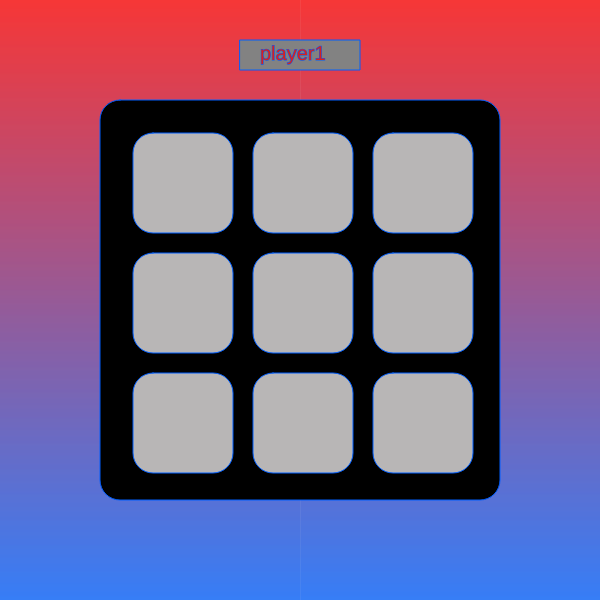
Frame 1 (no input)
Frame 60 (no input): identical to frame 1, image omitted
Frame 120 (the mouse pressed at the canvas centre since frame 60): identical to frame 1, image omitted

The p5.js sketch that drew this single still picture (run headless with seeded random() and noise() and a simulated clock; from frame 60 on, the mouse is pressed at the canvas centre):

// p5.js sketch
// ── sketch.js
let vak1 = 0
let vak2 = 0
let vak3 = 0
let vak4 = 0
let vak5 = 0
let vak6 = 0
let vak7 = 0
let vak8 = 0
let vak9 = 0
let player = 1
let check = 0
let confettiPieces = []
let gameOver = false;
let tie = false



function setup() {
  createCanvas(600, 600);
}

function draw() {
  background(220)
  //background//
  for (let y = 0; y < innerHeight; y++) {
    let c = lerpColor(
      color("#ff0000"),
      color("#005eff"),
      y / height
    );

    stroke(c);
    line(0, y, innerWidth, y)
  }
  //speelveld//
  fill("#000000")
  square(100, 100, 400, 20)
  fill("#b8b6b6")
  square(133, 133, 100, 20)
  square(133, 253, 100, 20)
  square(133, 373, 100, 20)
  square(253, 133, 100, 20)
  square(373, 133, 100, 20)
  square(253, 253, 100, 20)
  square(253, 373, 100, 20)
  square(373, 253, 100, 20)
  square(373, 373, 100, 20)
  textSize(20)
  //aan de beurt//
  fill("#828282")
  rect(240, 40, 120, 30)
  if (player == 1) {
    fill("#d52121")
    textSize(20)
    text("player1", 260, 60)
  }
  else if (player == 2) {
    fill("#0b07ff")
    textSize(20)
    text("player2", 260, 60)
  }
  //vak1//
  if (vak1 == 1) {
    fill("#d52121")
    square(133, 133, 100, 20)
  }
  else if (vak1 == 2) {
    fill("#0b07ff")
    square(133, 133, 100, 20)
  }
  //vak2//
  if (vak2 == 1) {
    fill("#d52121")
    square(133, 253, 100, 20)
  }
  else if (vak2 == 2) {
    fill("#0b07ff")
    square(133, 253, 100, 20)
  }
  //vak3//
  if (vak3 == 1) {
    fill("#d52121")
    square(133, 373, 100, 20)
  }
  else if (vak3 == 2) {
    fill("#0b07ff")
    square(133, 373, 100, 20)
  }
  //vak4//
  if (vak4 == 1) {
    fill("#d52121")
    square(253, 133, 100, 20)
  }
  else if (vak4 == 2) {
    fill("#0b07ff")
    square(253, 133, 100, 20)
  }
  //vak5//
  if (vak5 == 1) {
    fill("#d52121")
    square(253, 253, 100, 20)
  }
  else if (vak5 == 2) {
    fill("#0b07ff")
    square(253, 253, 100, 20)
  }
  //vak6//
  if (vak6 == 1) {
    fill("#d52121")
    square(253, 373, 100, 20)
  }
  else if (vak6 == 2) {
    fill("#0b07ff")
    square(253, 373, 100, 20)
  }
  //vak7//
  if (vak7 == 1) {
    fill("#d52121")
    square(373, 133, 100, 20)
  }
  else if (vak7 == 2) {
    fill("#0b07ff")
    square(373, 133, 100, 20)
  }
  //vak8//
  if (vak8 == 1) {
    fill("#d52121")
    square(373, 253, 100, 20)
  }
  else if (vak8 == 2) {
    fill("#0b07ff")
    square(373, 253, 100, 20)
  }
  //vak9//
  if (vak9 == 1) {
    fill("#d52121")
    square(373, 373, 100, 20)
  }
  else if (vak9 == 2) {
    fill("#0b07ff")
    square(373, 373, 100, 20)
  }
  player1 = "#d52121"
  player2 = "#0b07ff"

  


  win()
  showResetButton()
}

function showResetButton() {
  if (gameOver == true) {
    fill("#5a5757")
    rect(200, 540, 180, 50);
    fill ("#cfcfcf")
    textSize (25)
    text ("Reset Game",220, 570)
  }
  if (tie == true){
    fill("#5a5757")
    rect(200, 540, 180, 50);
    fill ("#cfcfcf")
    textSize (25)
    text ("Reset Game",220, 570)
  }
}

function mouseClicked() {

  if (gameOver == true) {
    if (mouseX > 220 && mouseX < 400) {
      if (mouseY > 540 && mouseY < 590) {

        GameReset();
      }
    }
    return;
  }
  if (tie == true){
    if (mouseX > 220 && mouseX < 400) {
      if (mouseY > 540 && mouseY < 590) {

        GameReset();
      }
    }
    return;
  }


  if (mouseX > 133 && mouseX < 233) {
    if (mouseY > 133 && mouseY < 233) {
      if (vak1 == 0) {
        vak1 = player
        console.log("vak1")
        check = 1
      }
    }
  }
  if (mouseX > 133 && mouseX < 233) {
    if (mouseY > 253 && mouseY < 353) {
      if (vak2 == 0) {
        vak2 = player
        console.log("vak2")
        check = 1
      }
    }
  }
  if (mouseX > 133 && mouseX < 233) {
    if (mouseY > 373 && mouseY < 473) {
      if (vak3 == 0) {
        vak3 = player
        console.log("vak3")
        check = 1
      }
    }
  }
  if (mouseX > 253 && mouseX < 353) {
    if (mouseY > 133 && mouseY < 233) {
      if (vak4 == 0) {
        vak4 = player
        console.log("vak4")
        check = 1
      }
    }
  }
  if (mouseX > 253 && mouseX < 353) {
    if (mouseY > 253 && mouseY < 353) {
      if (vak5 == 0) {
        vak5 = player
        console.log("vak5")
        check = 1
      }
    }
  }
  if (mouseX > 253 && mouseX < 353) {
    if (mouseY > 373 && mouseY < 473) {
      if (vak6 == 0) {
        vak6 = player
        console.log("vak6")
        check = 1
      }
    }
  }
  if (mouseX > 373 && mouseX < 473) {
    if (mouseY > 133 && mouseY < 233) {
      if (vak7 == 0) {
        vak7 = player
        console.log("vak7")
        check = 1
      }
    }
  }
  if (mouseX > 373 && mouseX < 473) {
    if (mouseY > 253 && mouseY < 353) {
      if (vak8 == 0) {
        vak8 = player
        console.log("vak8")
        check = 1
      }
    }
  }
  if (mouseX > 373 && mouseX < 473) {
    if (mouseY > 373 && mouseY < 473) {
      if (vak9 == 0) {
        vak9 = player
        console.log("vak9")
        check = 1
      }
    }
  }

  playerchange();
}

function playerchange() {
  if (check == 1) {
    // 1 = player 1
    // 2 = player 2
    if (player == 1) {
      player = 2
    }
    else if (player == 2) {
      player = 1

    }
    check = 0
  }
}

function win() {
  if (vak1 == 1 && vak2 == 1 && vak3 == 1) {
    fill("#938f8f")
    textSize(60)
    text("winner player1", 100, 300)
    gameOver = true
  }
  if (vak4 == 1 && vak5 == 1 && vak6 == 1) {
    fill("#938f8f")
    textSize(60)
    text("winner player1", 100, 300)
    gameOver = true

  }
  if (vak7 == 1 && vak8 == 1 && vak9 == 1) {
    fill("#938f8f")
    textSize(60)
    text("winner player1", 100, 300)
    gameOver = true
  }
  if (vak1 == 1 && vak4 == 1 && vak7 == 1) {
    fill("#938f8f")
    textSize(60)
    text("winner player1", 100, 300)
    gameOver = true
  }
  if (vak2 == 1 && vak5 == 1 && vak8 == 1) {
    fill("#938f8f")
    textSize(60)
    text("winner player1", 100, 300)
    gameOver = true
  }
  if (vak3 == 1 && vak6 == 1 && vak9 == 1) {
    fill("#938f8f")
    textSize(60)
    text("winner player1", 100, 300)
    gameOver = true
  }
  if (vak1 == 1 && vak5 == 1 && vak9 == 1) {
    fill("#938f8f")
    textSize(60)
    text("winner player1", 100, 300)
    gameOver = true
  }
  if (vak3 == 1 && vak5 == 1 && vak7 == 1) {
    fill("#938f8f")
    textSize(60)
    text("winner player1", 100, 300)
    gameOver = true
  }
  if (vak1 == 2 && vak2 == 2 && vak3 == 2) {
    fill("#938f8f")
    textSize(60)
    text("winner player2", 100, 300)
    gameOver = true
  }
  if (vak4 == 2 && vak5 == 2 && vak6 == 2) {
    fill("#938f8f")
    textSize(60)
    text("winner player2", 100, 300)
    gameOver = true
  }
  if (vak7 == 2 && vak8 == 2 && vak9 == 2) {
    fill("#938f8f")
    textSize(60)
    text("winner player2", 100, 300)
    gameOver = true
  }
  if (vak1 == 2 && vak4 == 2 && vak7 == 2) {
    fill("#938f8f")
    textSize(60)
    text("winner player2", 100, 300)
    gameOver = true
  }
  if (vak2 == 2 && vak5 == 2 && vak8 == 2) {
    fill("#938f8f")
    textSize(60)
    text("winner player2", 100, 300)
    gameOver = true
  }
  if (vak3 == 2 && vak6 == 2 && vak9 == 2) {
    fill("#938f8f")
    textSize(60)
    text("winner player2", 100, 300)
    gameOver = true
  }
  if (vak1 == 2 && vak5 == 2 && vak9 == 2) {
    fill("#938f8f")
    textSize(60)
    text("winner player2", 100, 300)
    gameOver = true
  }
  if (vak3 == 2 && vak5 == 2 && vak7 == 2) {
    fill("#938f8f")
    textSize(60)
    text("winner player2", 100, 300)
    gameOver = true
  }

  if (vak1 != 0 && vak2 != 0 && vak3 != 0 && vak4 != 0 && vak5 != 0 && vak6 != 0 && vak7 != 0 && vak8 != 0 && vak9 != 0 && player1 != true && player2 != true){
    fill("#938f8f")
    textSize(60)
    text("tie", 280, 300)
    tie = true
  }
  
  }

function GameReset() {
  vak1 = 0
  vak2 = 0
  vak3 = 0
  vak4 = 0
  vak5 = 0
  vak6 = 0
  vak7 = 0
  vak8 = 0
  vak9 = 0
  player = 1
  check = 0
  gameOver = false;
  tie = false
}
